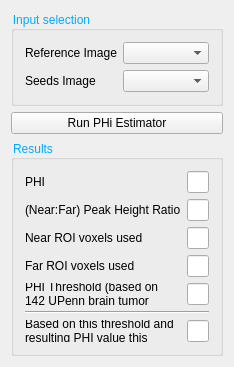
<?xml version="1.0" encoding="UTF-8"?>
<ui version="4.0">
 <class>PHIEstimatorViewControls</class>
 <widget class="QWidget" name="PHIEstimatorViewControls">
  <property name="geometry">
   <rect>
    <x>0</x>
    <y>0</y>
    <width>173</width>
    <height>302</height>
   </rect>
  </property>
  <property name="windowTitle">
   <string>Example View</string>
  </property>
  <layout class="QVBoxLayout" name="verticalLayout">
   <item>
    <widget class="QGroupBox" name="groupBox_DataSelection">
     <property name="sizePolicy">
      <sizepolicy hsizetype="Minimum" vsizetype="Fixed">
       <horstretch>0</horstretch>
       <verstretch>0</verstretch>
      </sizepolicy>
     </property>
     <property name="styleSheet">
      <string notr="true">QGroupBox::title {
color: rgb(0, 170, 255);
}
</string>
     </property>
     <property name="title">
      <string>Input selection</string>
     </property>
     <layout class="QGridLayout" name="gridLayout">
      <item row="1" column="1">
       <widget class="QmitkDataStorageComboBox" name="m_cbWorkingNodeSelector">
        <property name="sizePolicy">
         <sizepolicy hsizetype="Expanding" vsizetype="Fixed">
          <horstretch>0</horstretch>
          <verstretch>0</verstretch>
         </sizepolicy>
        </property>
       </widget>
      </item>
      <item row="1" column="0">
       <widget class="QLabel" name="label_Segmentation">
        <property name="text">
         <string>Seeds Image</string>
        </property>
       </widget>
      </item>
      <item row="0" column="1">
       <widget class="QmitkDataStorageComboBox" name="m_cbReferenceNodeSelector">
        <property name="sizePolicy">
         <sizepolicy hsizetype="Expanding" vsizetype="Fixed">
          <horstretch>0</horstretch>
          <verstretch>0</verstretch>
         </sizepolicy>
        </property>
       </widget>
      </item>
      <item row="0" column="0">
       <widget class="QLabel" name="label_PatientImage">
        <property name="text">
         <string>Reference Image</string>
        </property>
       </widget>
      </item>
     </layout>
    </widget>
   </item>
   <item>
    <widget class="QPushButton" name="processImageButton">
     <property name="toolTip">
      <string>Process selected image</string>
     </property>
     <property name="styleSheet">
      <string notr="true">QPushButton:hover:!pressed
{
    border-width: 1px;
    border-style: solid;
    border-color: rgb(0, 170, 255);
}</string>
     </property>
     <property name="text">
      <string>Run PHi Estimator</string>
     </property>
    </widget>
   </item>
   <item>
    <widget class="QGroupBox" name="groupBox_Result">
     <property name="styleSheet">
      <string notr="true">QGroupBox::title {
color: rgb(0, 170, 255);
}
</string>
     </property>
     <property name="title">
      <string>Results</string>
     </property>
     <layout class="QGridLayout" name="gridLayout_2">
      <item row="1" column="1">
       <widget class="QLineEdit" name="PhiRatioValue">
        <property name="readOnly">
         <bool>true</bool>
        </property>
       </widget>
      </item>
      <item row="6" column="0">
       <widget class="QLabel" name="TumorTypeLabel">
        <property name="text">
         <string>Based on this threshold and resulting PHI value this tumor type is</string>
        </property>
        <property name="wordWrap">
         <bool>true</bool>
        </property>
       </widget>
      </item>
      <item row="1" column="0">
       <widget class="QLabel" name="PhiRatioLabel">
        <property name="text">
         <string>(Near:Far) Peak Height Ratio</string>
        </property>
       </widget>
      </item>
      <item row="0" column="0">
       <widget class="QLabel" name="PhiLabel">
        <property name="text">
         <string>PHI</string>
        </property>
       </widget>
      </item>
      <item row="0" column="1">
       <widget class="QLineEdit" name="PhiValue">
        <property name="readOnly">
         <bool>true</bool>
        </property>
       </widget>
      </item>
      <item row="2" column="0">
       <widget class="QLabel" name="NearROIVoxelsUsedLabel">
        <property name="text">
         <string>Near ROI voxels used</string>
        </property>
       </widget>
      </item>
      <item row="4" column="1">
       <widget class="QLineEdit" name="PHIThresholdValue">
        <property name="readOnly">
         <bool>true</bool>
        </property>
       </widget>
      </item>
      <item row="3" column="1">
       <widget class="QLineEdit" name="FarROIVoxelsUsedValue">
        <property name="readOnly">
         <bool>true</bool>
        </property>
       </widget>
      </item>
      <item row="2" column="1">
       <widget class="QLineEdit" name="NearROIVoxelsUsedValue">
        <property name="readOnly">
         <bool>true</bool>
        </property>
       </widget>
      </item>
      <item row="3" column="0">
       <widget class="QLabel" name="FarROIVoxelsUsedLabel">
        <property name="text">
         <string>Far ROI voxels used</string>
        </property>
       </widget>
      </item>
      <item row="4" column="0">
       <widget class="QLabel" name="PHIThresholdLabel">
        <property name="text">
         <string>PHI Threshold (based on 142 UPenn brain tumor scans)</string>
        </property>
        <property name="wordWrap">
         <bool>true</bool>
        </property>
       </widget>
      </item>
      <item row="6" column="1">
       <widget class="QLineEdit" name="TumorTypeValue">
        <property name="styleSheet">
         <string notr="true">color: rgb(0, 170, 255);</string>
        </property>
        <property name="text">
         <string/>
        </property>
        <property name="readOnly">
         <bool>true</bool>
        </property>
       </widget>
      </item>
      <item row="5" column="0" colspan="2">
       <widget class="Line" name="line">
        <property name="orientation">
         <enum>Qt::Horizontal</enum>
        </property>
       </widget>
      </item>
     </layout>
    </widget>
   </item>
   <item>
    <spacer name="verticalSpacer">
     <property name="orientation">
      <enum>Qt::Vertical</enum>
     </property>
     <property name="sizeHint" stdset="0">
      <size>
       <width>20</width>
       <height>40</height>
      </size>
     </property>
    </spacer>
   </item>
  </layout>
 </widget>
 <layoutdefault spacing="6" margin="11"/>
 <customwidgets>
  <customwidget>
   <class>QmitkDataStorageComboBox</class>
   <extends>QComboBox</extends>
   <header location="global">QmitkDataStorageComboBox.h</header>
  </customwidget>
 </customwidgets>
 <resources>
  <include location="../../../workspace/MITK/CaPTk2.0/Plugins/upenn.cbica.captk.interactivesegmentation/resources/captkinteractivesegmentation.qrc"/>
 </resources>
 <connections/>
</ui>
